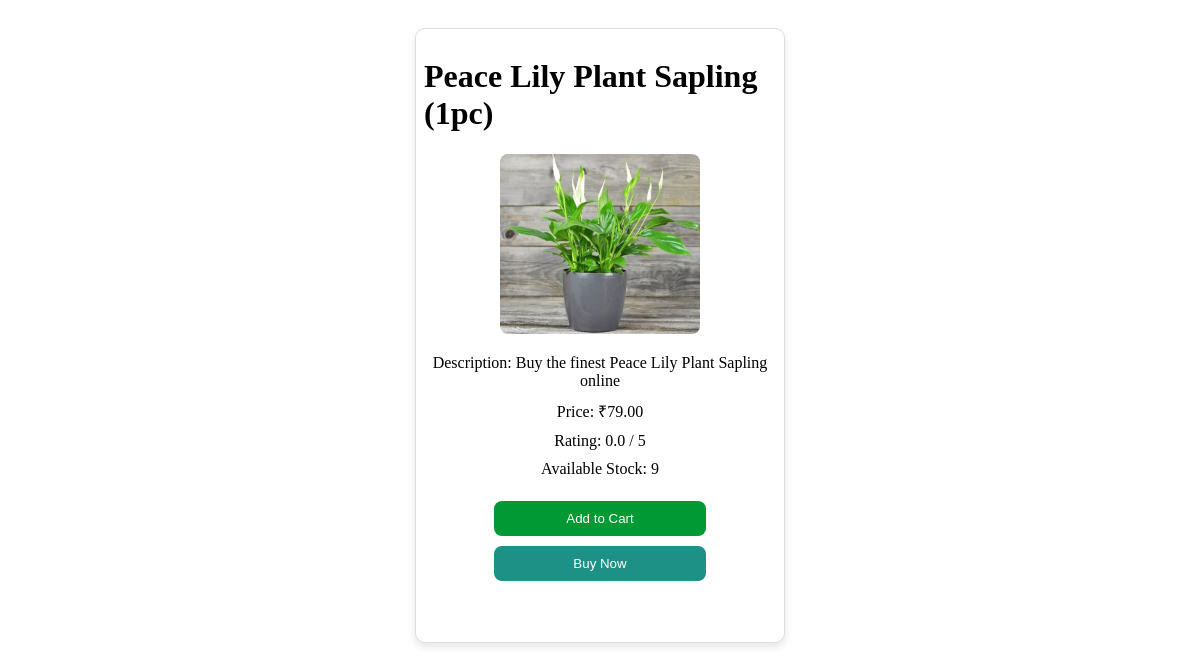
The app's page /products/product-details/3/ with its own data.
### products/models.py (models this page shows, shortened)
class Product(models.Model):
    name = models.CharField(max_length=100)
    description = models.TextField()
    price = models.DecimalField(max_digits=10, decimal_places=2)
    quantity = models.IntegerField(default=0)  # Stock quantity of the product
    image = models.ImageField(upload_to='products/')  # Ensure media settings are configured
    available = models.BooleanField(default=True)  # Indicates if the product is available for sale
    category = models.ForeignKey(Category, on_delete=models.CASCADE)  # Link to category
    rating = models.DecimalField(max_digits=3, decimal_places=1, default=0.0)  # New field for rating

### products/views.py (the view)
# urls.py: path('product-details/<int:pk>/', views.product_details, name='product_details'),  # Product details page
def product_details(request, pk):
    product = get_object_or_404(Product, pk=pk)
    return render(request, 'products/product_details.html', {'product': product})

### products/templates/products/product_details.html (shortened to what this page needs)
<!DOCTYPE html>
<html lang="en">
<head>
</head>
<body>
    <div class="products-container">
        <div class="product-card">
            <h1 class="h1">{{ product.name }}</h1>
            <img src="{{ product.image.url }}" alt="{{ product.name }}" class="product-image" style="width: 200px;">
            <p class="des">Description: {{ product.description }}</p>
            <p class="des">Price: ₹{{ product.price }}</p>
            <p class="des">Rating: {{ product.rating }} / 5</p>
            <p class="des">Available Stock: {{ product.quantity }}</p><br>
            <div class="button-container">
                <button type="button" class="btn btn-cart" onclick="openModal({{ product.price }})">Add to Cart</button>
                <button type="button" class="btn btn-buy" onclick="buyNow({{ product.pk }})">Buy Now</button>
            </div>
        </div>
    </div>
    </body>
</html>

### products/templates/products/product_details.html (style rules this page uses)
.products-container { display: flex; flex-wrap: wrap; justify-content: center; gap: 20px; padding: 20px; }
.product-card { display: flex; flex-direction: column; border: 1px solid #ddd; padding: 8px; border-radius: 10px; box-shadow: 0 4px 8px rgba(0, 0, 0, 0.1); background-color: #fff; width: calc(32.333% - 0px); box-sizing: border-box; transition: transform 0.3s ease, box-shadow 0.3s ease; position: relative; min-height: 420px; padding-bottom: 60px; }
.btn { display: block; width: 60%; color: white; border: none; padding: 10px; border-radius: 8px; cursor: pointer; transition: background-color 0.3s ease; text-decoration: none; }
.button-container { display: flex; flex-direction: column; align-items: center; gap: 10px; margin-top: auto; padding-bottom: 1px; }
.btn-cart { background-color: #009933; color: white; }
.btn-buy { background-color: #1d9186; color: white; align-items: right; bottom: 15px; }
.des { text-align: center; margin: 5px 0; font-size: 1rem; }
.product-image { width: 100%; height: 180px; object-fit: cover; border-radius: 8px; margin: 0 auto 15px; }

### records on screen
Product: name "Peace Lily Plant Sapling (1pc)", image (picture), description "Buy the finest Peace Lily Plant Sapling online", price "79.00", rating "0.0", quantity "9"
